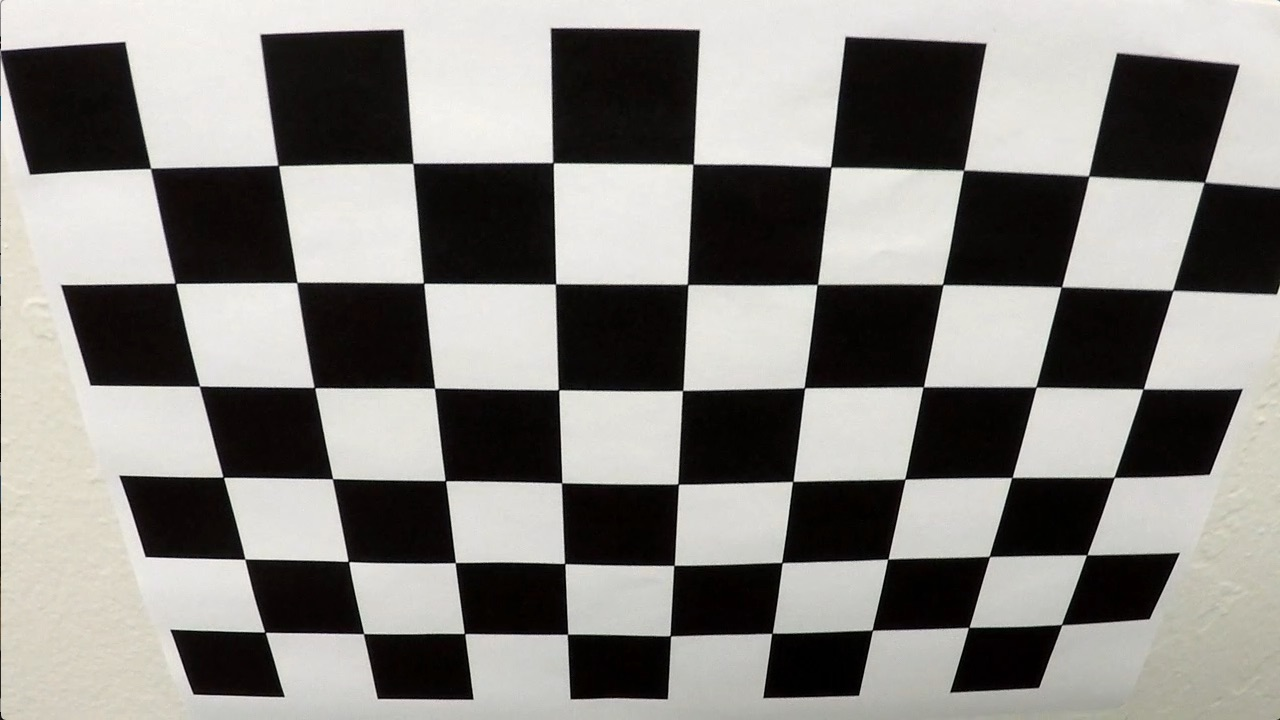
#> input picture model/camera_cal/calibration2.jpg, 1280 x 720 px
$ jupyter execute --allow-errors model.ipynb   (shell and % lines are left out)   (older library calls are emulated)
#> lines starting #> are read from the running program, lines starting #| are printed output that depends on the picture; after the words box and inside, x2 and y2 are one past the last pixel; in counts of white or black regions, pixels touching at a corner belong together
[cell 1]
import cv2
import numpy as np
import matplotlib.pyplot as plt
import matplotlib.image as mpimg
import os
import random
import time

[cell 2]
# [8 lines left out: function show_images, not called in this run]

[cell 3]
def get_dataset(rootdir):
    images = []
    for subdir, dirs, files in os.walk(rootdir):
        for file in files:
            if '.DS_Store' not in file and '.txt' not in file:
                images.append(os.path.join(subdir, file))

    return list(map(lambda img: cv2.cvtColor(cv2.imread(img), cv2.COLOR_BGR2RGB), images))

[cell 4]
rootdir = 'drive_data/training_data/folder1'
vehicles = get_dataset(rootdir)
print(len(vehicles))

#> (a cell that did not finish here is left out)

[cell 6]
from advanced_lane_helper_functions import *

[cell 7]
nx = 9
ny = 6
objpoints = []
imgpoints = []
objp = np.zeros((9*6,3), np.float32)
objp[:,:2] = np.mgrid[0:9,0:6].T.reshape(-1,2)

#Finding in mtx, dst
img = cv2.imread('camera_cal/calibration2.jpg')
#> img is the input picture: shape (720, 1280, 3); mean B, G, R 128.5, 132.4, 134.4

# Convert to grayscale
gray = cv2.cvtColor(img, cv2.COLOR_BGR2GRAY)

# Find the chessboard corners
ret, corners = cv2.findChessboardCorners(gray, (nx, ny), None)
#> ret = True; corners = 54 rows, first 8: [150.6, 168.4], [278.3, 165.4], [412.9, 163.5], [553, 162.6], [693.2, 164.2], [830.6, 166.9], [963.5, 170.4], [1088.6, 176.1]

# If found, draw corners
if ret == True:
    imgpoints.append(corners)
    objpoints.append(objp)

    # Draw and display the corners
    cv2.drawChessboardCorners(img, (nx, ny), corners, ret)
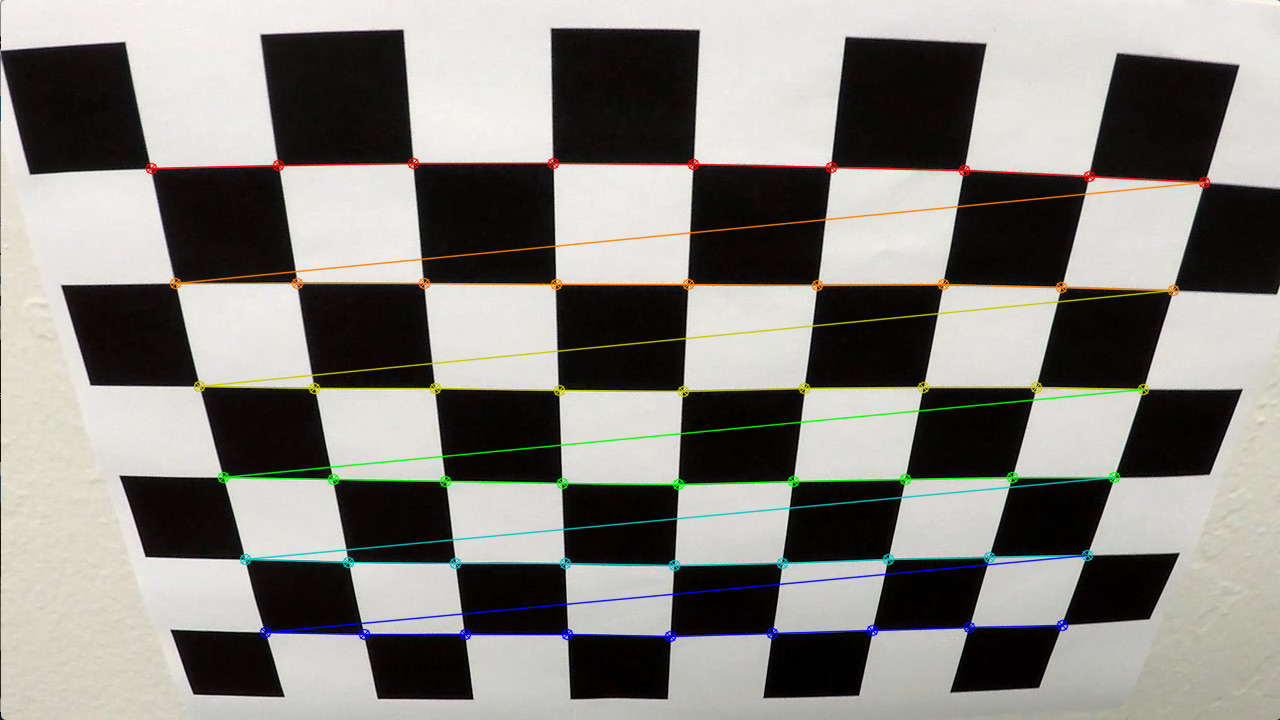
#> img: shape (720, 1280, 3); 3.76% of pixels changed, all inside (x1, y1, x2, y2) = (145, 157, 1211, 643)

ret, mtx, dist, rvecs, tvecs = cv2.calibrateCamera(objpoints, imgpoints, gray.shape[::-1], None, None)
#> ret = 0.867; mtx = [[788.8, 0, 646.8], [0, 756, 212.5], [0, 0, 1]]; dist = [[-0.159, 0.0736, 0.0212, 0.00277, -0.00689]]; rvecs = ([0.401, -0.0328, 0.0155],); tvecs = ([-3.67, -0.395, 5.45],)


$ run again, with model/camera_cal/calibration10.jpg copied over model/camera_cal/calibration2.jpg
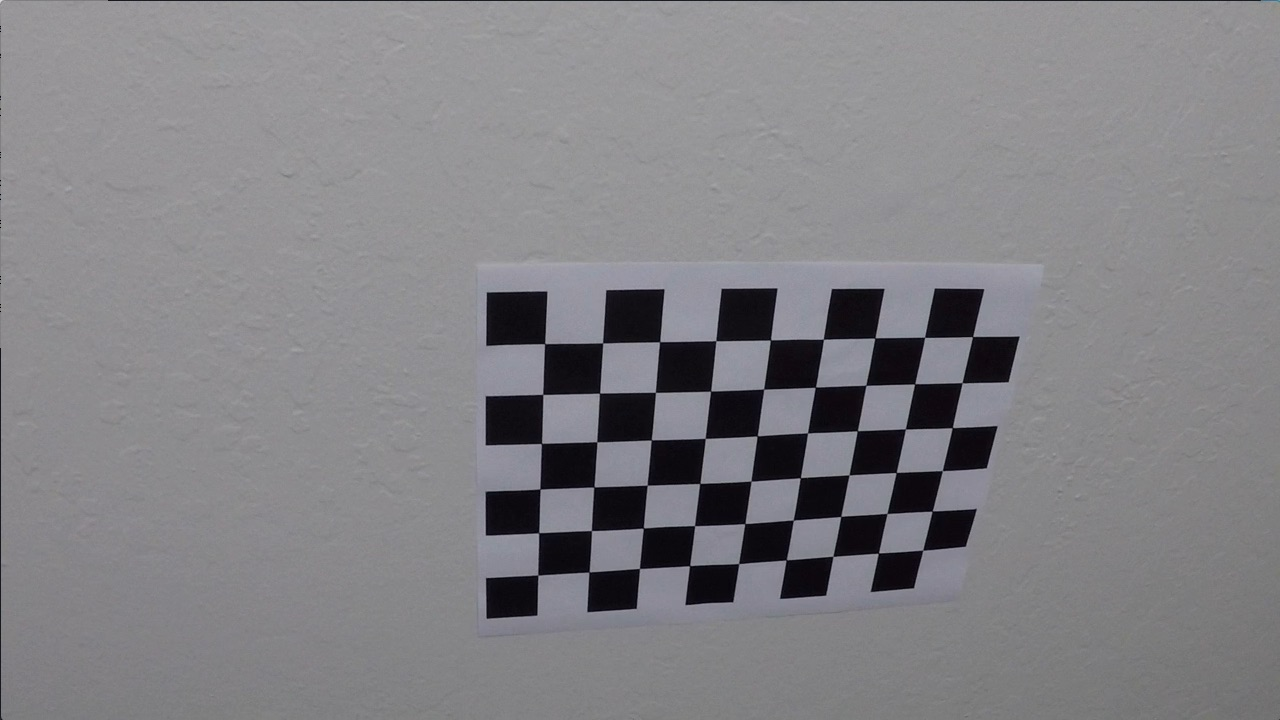
#> input picture model/camera_cal/calibration10.jpg, 1280 x 720 px
#> img is the input picture: shape (720, 1280, 3); mean B, G, R 133.1, 129.4, 130.2
#> `ret, corners = cv2.findChessboardCorners(gray, (nx, ny), None)`: ret = True; corners = 54 rows, first 8: [545.3, 343.1], [602.7, 342.8], [660.1, 341.3], [715.8, 340.7], [770.6, 340], [823.5, 339.2], [874.3, 338.5], [925.1, 337.4]
#> `cv2.drawChessboardCorners(img, (nx, ny), corners, ret)`:
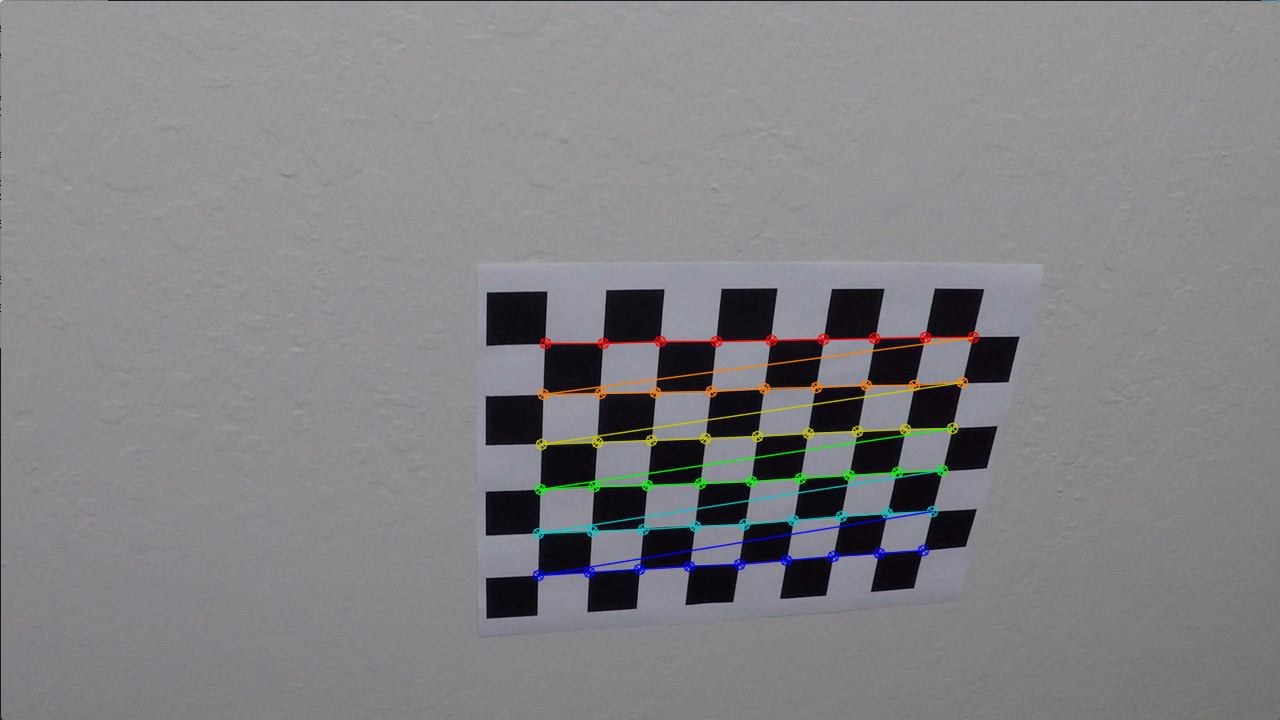
#> img: shape (720, 1280, 3); 1.91% of pixels changed, all inside (x1, y1, x2, y2) = (532, 331, 980, 582)
#> `ret, mtx, dist, rvecs, tvecs = cv2.calibrateCamera(objpoints, imgpoint..`: ret = 0.68; mtx = [[1143.7, 0, 681.7], [0, 1109.2, 367.7], [0, 0, 1]]; dist = [[-0.515, 2.99, -0.00876, 0.00937, 1.41]]; rvecs = ([0.451, -0.252, 0.0361],); tvecs = ([-2.31, -0.422, 19.12],)

$ run again, with model/camera_cal/calibration11.jpg copied over model/camera_cal/calibration2.jpg
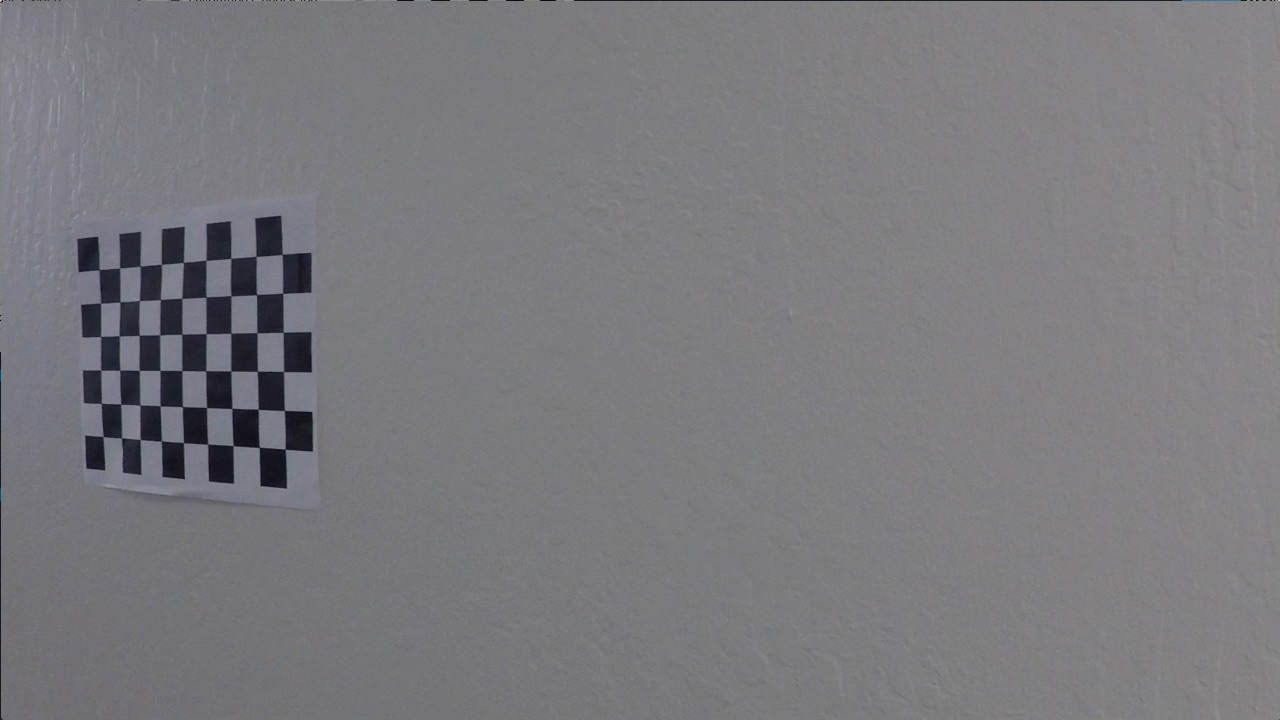
#> input picture model/camera_cal/calibration11.jpg, 1280 x 720 px
#> img is the input picture: shape (720, 1280, 3); mean B, G, R 125.2, 121.7, 122.2
#> `ret, corners = cv2.findChessboardCorners(gray, (nx, ny), None)`: ret = True; corners = 54 rows, first 8: [99.22, 269.6], [119.6, 268], [140.1, 266.1], [161.3, 264.5], [183.3, 262.5], [206.1, 260.3], [230.7, 258.2], [256.2, 256.3]
#> `cv2.drawChessboardCorners(img, (nx, ny), corners, ret)`:
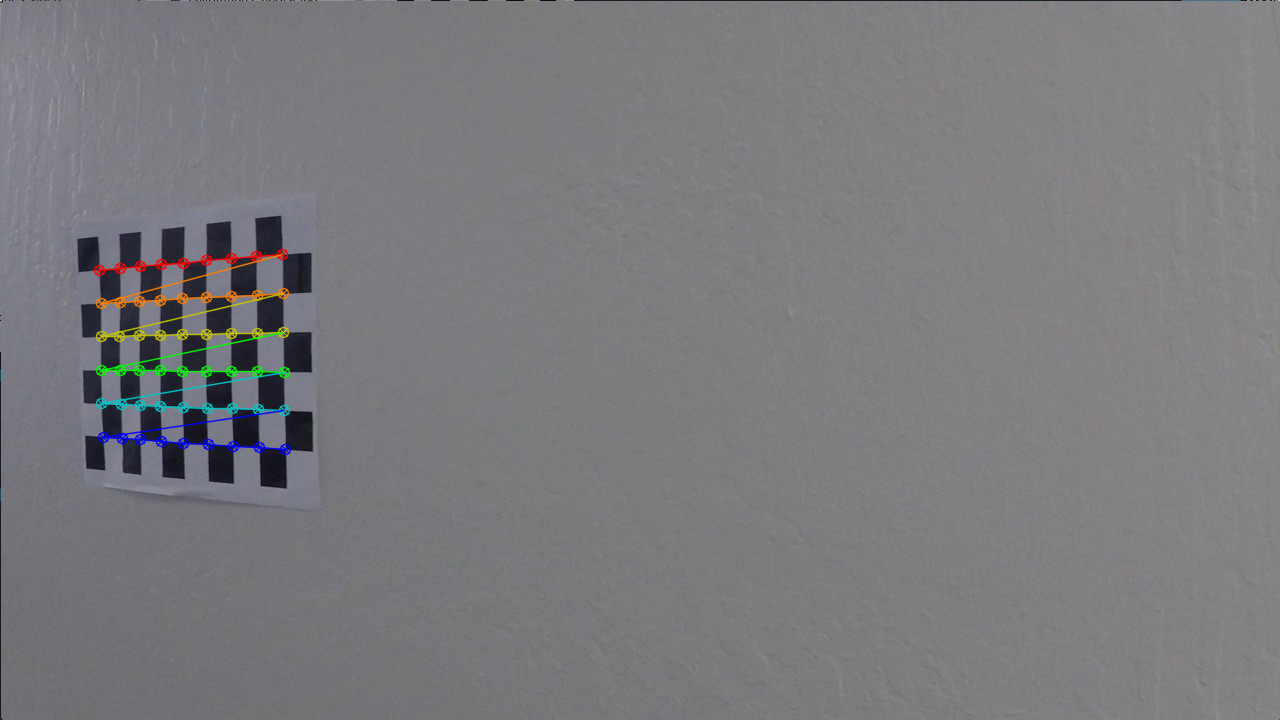
#> img: shape (720, 1280, 3); 1.11% of pixels changed, all inside (x1, y1, x2, y2) = (93, 248, 292, 456)
#> `ret, mtx, dist, rvecs, tvecs = cv2.calibrateCamera(objpoints, imgpoint..`: ret = 0.648; mtx = [[1614.2, 0, 729.5], [0, 1906.5, 355.6], [0, 0, 1]]; dist = [[-1, -6.58, 0.00683, -0.193, 20.36]]; rvecs = ([0.0328, 0.328, -0.00421],); tvecs = ([-20.51, -2.63, 51.99],)
